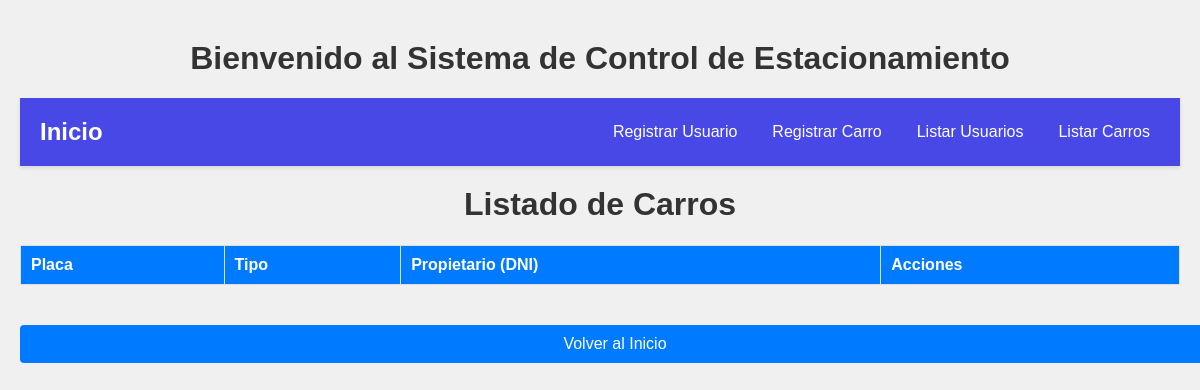
The app's page /registro/listar_carros/, older data.
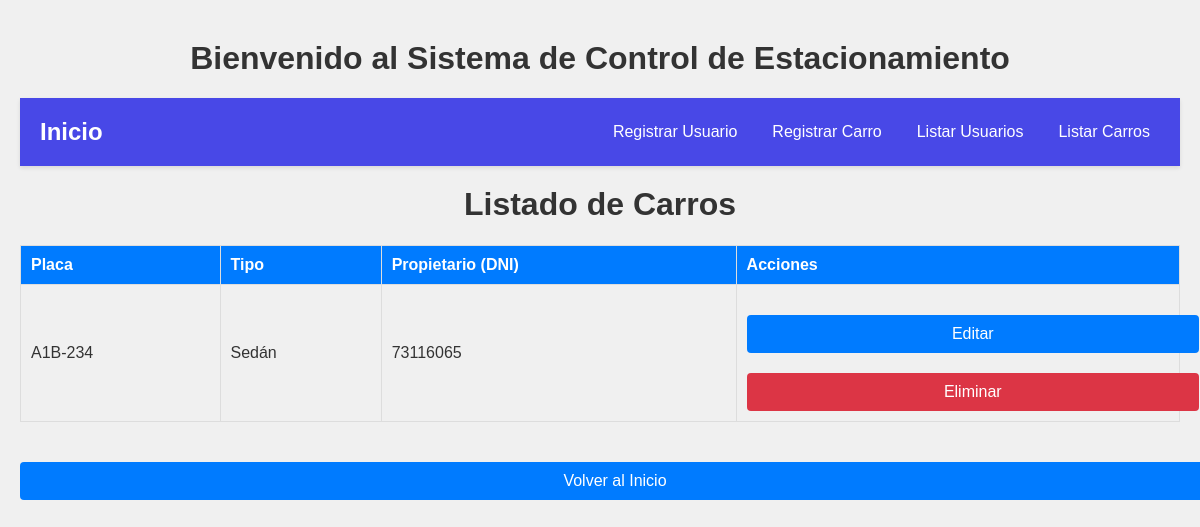
The same page, newer data.
### registro/models.py (models this page shows, shortened)
class Carro(models.Model):
    placa = models.CharField(max_length=10, unique=True, verbose_name="Placa")
    tipo = models.ForeignKey(Tipo_V, on_delete=models.CASCADE, related_name="carros")
    marca = models.CharField(max_length=100, verbose_name="Marca del vehiculo")
    modelo = models.CharField(max_length=150, verbose_name="Modelo del vehiculo")
    color = models.CharField(max_length=90, verbose_name="Color del Vehiculo")
    usuario = models.ForeignKey(Usuario, on_delete=models.CASCADE, related_name="carros")
    class Meta:
        verbose_name = "Carro"
        verbose_name_plural = "Carros"

class Tipo_V(models.Model):
    tipo = models.CharField(max_length=80, verbose_name="Tipo de Vehículo")
    class Meta:
        verbose_name = "Tipo de Vehículo"
        verbose_name_plural = "Tipos de Vehículos"
    def __str__(self):
        return self.tipo

class Usuario(models.Model):
    name = models.CharField(max_length=200, verbose_name="Nombres")
    lastname = models.CharField(max_length=200, verbose_name="Apellidos")
    email = models.EmailField(max_length=200, unique=True, verbose_name="Correo Electrónico")
    dni = models.CharField(max_length=8, unique=True, verbose_name="DNI")
    telefono = models.CharField(max_length=9, verbose_name="Numero telefonico")
    flat_number = models.CharField(max_length=50, verbose_name="Numero de departamento")
    class Meta:
        verbose_name = "Usuario"
        verbose_name_plural = "Usuarios"

### registro/views.py (the view)
# urls.py: path('listar_carros/', listar_carros, name='listar_carros'),
def listar_carros(request):
    carros = Carro.objects.all()
    return render(request, 'listar_carros.html', {'carros': carros})

### registro/templates/listar_carros.html (shortened to what this page needs)
{% extends 'base.html' %}
{% block content %}
    <h1>Listado de Carros</h1>
    <table class="table">
        <thead>
            <tr>
                <th>Placa</th>
                <th>Tipo</th>
                <th>Propietario (DNI)</th>
                <th>Acciones</th>
            </tr>
        </thead>
        <tbody>
            {% for carro in carros %}
                <tr>
                    <td>{{ carro.placa }}</td>
                    <td>{{ carro.tipo }}</td>
                    <td>{{ carro.usuario.dni }}</td>
                    <td>
                        <a href="{% url 'editar_carro' id=carro.id %}" class="btn">Editar</a>
                        <a href="{% url 'eliminar_carro' id=carro.id %}" class="btn btn-danger">Eliminar</a>
                    </td>
                </tr>
            {% endfor %}
        </tbody>
    </table>
    <a href="{% url 'index' %}" class="btn">Volver al Inicio</a>
{% endblock %}

Row changes from the older to the newer data that the page shows:
added Carro: placa "A1B-234", tipo "Sedán", usuario.dni "73116065"
